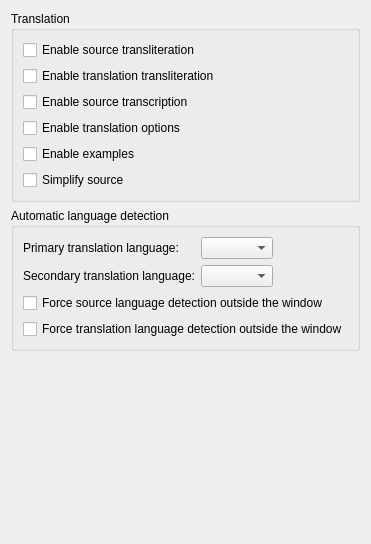
      <widget class="QWidget" name="translationPage">
       <layout class="QVBoxLayout" name="translationLayout">
        <item>
         <widget class="QGroupBox" name="translationGroupBox">
          <property name="title">
           <string>Translation</string>
          </property>
          <layout class="QVBoxLayout" name="translationBoxLayout">
           <item>
            <widget class="QCheckBox" name="sourceTranslitCheckBox">
             <property name="toolTip">
              <string>&lt;html&gt;&lt;head/&gt;&lt;body&gt;&lt;p&gt;Enable or disable source transliteration&lt;/p&gt;&lt;/body&gt;&lt;/html&gt;</string>
             </property>
             <property name="text">
              <string>Enable source transliteration</string>
             </property>
            </widget>
           </item>
           <item>
            <widget class="QCheckBox" name="translationTranslitCheckBox">
             <property name="toolTip">
              <string>&lt;html&gt;&lt;head/&gt;&lt;body&gt;&lt;p&gt;Enable or disable translation transliteration&lt;/p&gt;&lt;/body&gt;&lt;/html&gt;</string>
             </property>
             <property name="text">
              <string>Enable translation transliteration</string>
             </property>
            </widget>
           </item>
           <item>
            <widget class="QCheckBox" name="sourceTranscriptionCheckBox">
             <property name="toolTip">
              <string>&lt;html&gt;&lt;head/&gt;&lt;body&gt;&lt;p&gt;Enable or disable source transcription&lt;/p&gt;&lt;/body&gt;&lt;/html&gt;</string>
             </property>
             <property name="text">
              <string>Enable source transcription</string>
             </property>
            </widget>
           </item>
           <item>
            <widget class="QCheckBox" name="translationOptionsCheckBox">
             <property name="toolTip">
              <string>&lt;html&gt;&lt;head/&gt;&lt;body&gt;&lt;p&gt;Enable or disable translation options&lt;/p&gt;&lt;/body&gt;&lt;/html&gt;</string>
             </property>
             <property name="text">
              <string>Enable translation options</string>
             </property>
            </widget>
           </item>
           <item>
            <widget class="QCheckBox" name="examplesCheckBox">
             <property name="toolTip">
              <string>&lt;html&gt;&lt;head/&gt;&lt;body&gt;&lt;p&gt;Enable or disable usage examples&lt;/p&gt;&lt;/body&gt;&lt;/html&gt;</string>
             </property>
             <property name="text">
              <string>Enable examples</string>
             </property>
            </widget>
           </item>
           <item>
            <widget class="QCheckBox" name="sourceSimplificationCheckBox">
             <property name="toolTip">
              <string>&lt;html&gt;&lt;head/&gt;&lt;body&gt;&lt;p&gt;Replace each sequence of whitespaces (this includes the ASCII characters '\t', '\n', '\v', '\f', '\r', and ' ') with a single space in queries&lt;/p&gt;&lt;/body&gt;&lt;/html&gt;</string>
             </property>
             <property name="text">
              <string>Simplify source</string>
             </property>
            </widget>
           </item>
          </layout>
         </widget>
        </item>
        <item>
         <widget class="QGroupBox" name="langDetectionGroupBox">
          <property name="title">
           <string>Automatic language detection</string>
          </property>
          <layout class="QGridLayout" name="languageDetectionLayout" columnstretch="0,0,1">
           <item row="0" column="0">
            <widget class="QLabel" name="primaryLangLabel">
             <property name="text">
              <string>Primary translation language:</string>
             </property>
            </widget>
           </item>
           <item row="1" column="0">
            <widget class="QLabel" name="secondaryLangLabel">
             <property name="text">
              <string>Secondary translation language:</string>
             </property>
            </widget>
           </item>
           <item row="0" column="1">
            <widget class="QComboBox" name="primaryLangComboBox">
             <property name="toolTip">
              <string>&lt;html&gt;&lt;head/&gt;&lt;body&gt;&lt;p&gt;Language to which text will be translated when autodetecting&lt;/p&gt;&lt;/body&gt;&lt;/html&gt;</string>
             </property>
            </widget>
           </item>
           <item row="1" column="1">
            <widget class="QComboBox" name="secondaryLangComboBox">
             <property name="toolTip">
              <string>&lt;html&gt;&lt;head/&gt;&lt;body&gt;&lt;p&gt;Language to which the text will be translated if it is in the language selected above&lt;/p&gt;&lt;/body&gt;&lt;/html&gt;</string>
             </property>
            </widget>
           </item>
           <item row="2" column="0" colspan="3">
            <widget class="QCheckBox" name="forceSourceAutoCheckBox">
             <property name="toolTip">
              <string>&lt;html&gt;&lt;head/&gt;&lt;body&gt;&lt;p&gt;Always use &amp;quot;Auto&amp;quot; as the source language outside the window.&lt;/p&gt;&lt;/body&gt;&lt;/html&gt;</string>
             </property>
             <property name="text">
              <string>Force source language detection outside the window</string>
             </property>
            </widget>
           </item>
           <item row="3" column="0" colspan="3">
            <widget class="QCheckBox" name="forceTranslationAutoCheckBox">
             <property name="toolTip">
              <string>&lt;html&gt;&lt;head/&gt;&lt;body&gt;&lt;p&gt;Always use &amp;quot;Auto&amp;quot; as the translation language outside the window.&lt;/p&gt;&lt;/body&gt;&lt;/html&gt;</string>
             </property>
             <property name="text">
              <string>Force translation language detection outside the window</string>
             </property>
            </widget>
           </item>
          </layout>
         </widget>
        </item>
        <item>
         <spacer name="translationSpacer">
          <property name="orientation">
           <enum>Qt::Vertical</enum>
          </property>
          <property name="sizeHint" stdset="0">
           <size>
            <width>20</width>
            <height>182</height>
           </size>
          </property>
         </spacer>
        </item>
       </layout>
      </widget>
